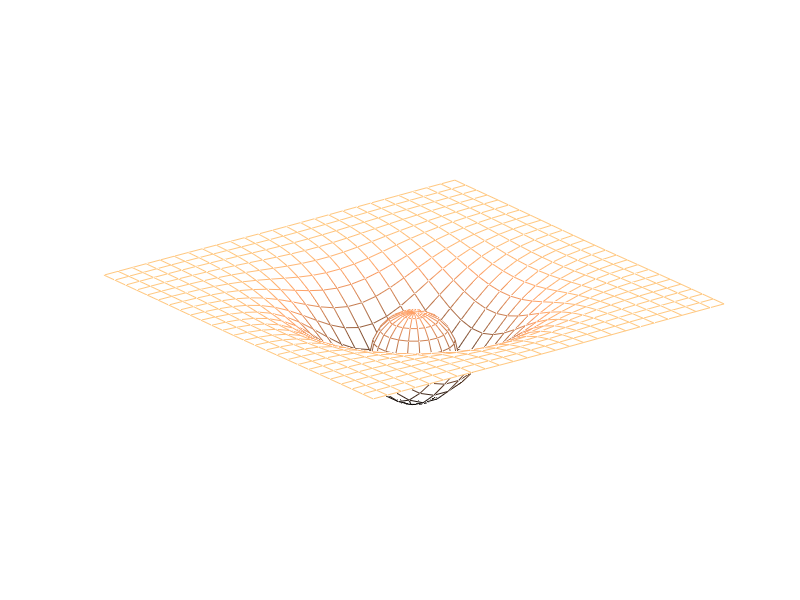

Write MATLAB code to recreate this figure.
SIZE = 2.5;
Z_SIZE = 1.5;
STEP_SIZE = 0.2;
STEP_SIZE_SPHERE = 0.3;

R = 0.5;
K = 5 / 2 * R;

% LIMITS
x = -SIZE:STEP_SIZE:SIZE;
y = x;
alpha = 5 * R^2;

% PLANE
[xx, yy] = meshgrid(x, y);
z = - K * exp(-(xx.^2 + yy.^2) / alpha);
mesh(x, y, z);

% SPHERE
psi = 0:STEP_SIZE_SPHERE:pi+STEP_SIZE_SPHERE;
theta = 0:STEP_SIZE_SPHERE:2*pi+STEP_SIZE_SPHERE;

[Theta, Psi] = meshgrid(theta, psi);
X = R * sin(Psi) .* cos(Theta);
Y = R * sin(Psi) .* sin(Theta);
Z = R * cos(Psi);
Z_displacement = R - K;

hold on;
mesh(X, Y, Z + Z_displacement);


% VISUALS
colormap(brighten(copper, 0));
shading interp;
axis([-SIZE SIZE -SIZE SIZE -Z_SIZE Z_SIZE]), axis off;